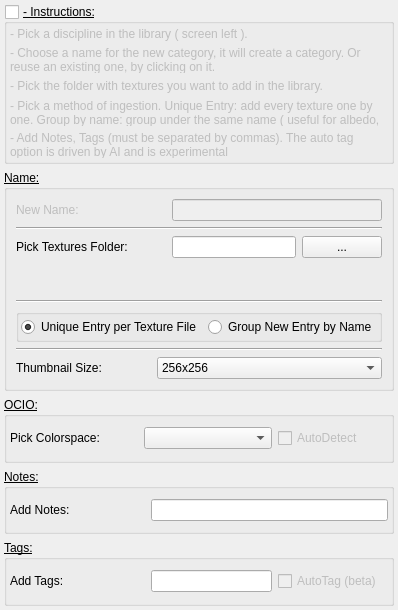
               <widget class="QWidget" name="scrollAreaWidgetContents_4">
                <property name="geometry">
                 <rect>
                  <x>0</x>
                  <y>0</y>
                  <width>391</width>
                  <height>610</height>
                 </rect>
                </property>
                <layout class="QVBoxLayout" name="verticalLayout_77">
                 <property name="leftMargin">
                  <number>4</number>
                 </property>
                 <property name="topMargin">
                  <number>4</number>
                 </property>
                 <property name="rightMargin">
                  <number>4</number>
                 </property>
                 <property name="bottomMargin">
                  <number>4</number>
                 </property>
                 <item>
                  <widget class="QGroupBox" name="groupBox_sgInstructionsAdd_2">
                   <property name="minimumSize">
                    <size>
                     <width>0</width>
                     <height>160</height>
                    </size>
                   </property>
                   <property name="maximumSize">
                    <size>
                     <width>16777215</width>
                     <height>160</height>
                    </size>
                   </property>
                   <property name="font">
                    <font>
                     <pointsize>9</pointsize>
                     <bold>false</bold>
                     <underline>true</underline>
                    </font>
                   </property>
                   <property name="title">
                    <string>- Instructions:</string>
                   </property>
                   <property name="flat">
                    <bool>false</bool>
                   </property>
                   <property name="checkable">
                    <bool>true</bool>
                   </property>
                   <property name="checked">
                    <bool>false</bool>
                   </property>
                   <layout class="QVBoxLayout" name="verticalLayout_15">
                    <property name="leftMargin">
                     <number>3</number>
                    </property>
                    <property name="topMargin">
                     <number>3</number>
                    </property>
                    <property name="rightMargin">
                     <number>3</number>
                    </property>
                    <property name="bottomMargin">
                     <number>3</number>
                    </property>
                    <item>
                     <widget class="QLabel" name="label_sgInstructionsAdd_line01_2">
                      <property name="font">
                       <font>
                        <pointsize>9</pointsize>
                        <bold>false</bold>
                        <underline>false</underline>
                       </font>
                      </property>
                      <property name="text">
                       <string>- Pick a discipline in the library ( screen left ).</string>
                      </property>
                      <property name="wordWrap">
                       <bool>true</bool>
                      </property>
                     </widget>
                    </item>
                    <item>
                     <widget class="QLabel" name="label_sgInstructionsAdd_line02_2">
                      <property name="font">
                       <font>
                        <pointsize>9</pointsize>
                        <bold>false</bold>
                        <underline>false</underline>
                       </font>
                      </property>
                      <property name="text">
                       <string>- Choose a name for the new category, it will create a category. Or reuse an existing one, by clicking on it.</string>
                      </property>
                      <property name="wordWrap">
                       <bool>true</bool>
                      </property>
                     </widget>
                    </item>
                    <item>
                     <widget class="QLabel" name="label_sgInstructionsAdd_line03_2">
                      <property name="font">
                       <font>
                        <pointsize>9</pointsize>
                        <bold>false</bold>
                        <underline>false</underline>
                       </font>
                      </property>
                      <property name="text">
                       <string>- Pick the folder with textures you want to add in the library.</string>
                      </property>
                      <property name="wordWrap">
                       <bool>true</bool>
                      </property>
                     </widget>
                    </item>
                    <item>
                     <widget class="QLabel" name="label_sgInstructionsAdd_line04_2">
                      <property name="font">
                       <font>
                        <pointsize>9</pointsize>
                        <bold>false</bold>
                        <underline>false</underline>
                       </font>
                      </property>
                      <property name="text">
                       <string>- Pick a method of ingestion. Unique Entry: add every texture one by one. Group by name: group under the same name ( useful for albedo, roughness, displacement, etc ... )</string>
                      </property>
                      <property name="wordWrap">
                       <bool>true</bool>
                      </property>
                     </widget>
                    </item>
                    <item>
                     <widget class="QLabel" name="label_sgInstructionsAdd_line05_2">
                      <property name="font">
                       <font>
                        <pointsize>9</pointsize>
                        <bold>false</bold>
                        <underline>false</underline>
                       </font>
                      </property>
                      <property name="text">
                       <string>- Add Notes, Tags (must be separated by commas). The auto tag option is driven by AI and is experimental</string>
                      </property>
                      <property name="wordWrap">
                       <bool>true</bool>
                      </property>
                     </widget>
                    </item>
                   </layout>
                  </widget>
                 </item>
                 <item>
                  <widget class="QGroupBox" name="groupBox_sgAddTexturesFromFolder">
                   <property name="font">
                    <font>
                     <pointsize>9</pointsize>
                     <bold>false</bold>
                     <underline>true</underline>
                    </font>
                   </property>
                   <property name="title">
                    <string>Name:</string>
                   </property>
                   <layout class="QVBoxLayout" name="verticalLayout_6">
                    <item>
                     <layout class="QHBoxLayout" name="horizontalLayout_80">
                      <item>
                       <widget class="QLabel" name="label_3">
                        <property name="enabled">
                         <bool>false</bool>
                        </property>
                        <property name="minimumSize">
                         <size>
                          <width>150</width>
                          <height>0</height>
                         </size>
                        </property>
                        <property name="maximumSize">
                         <size>
                          <width>150</width>
                          <height>16777215</height>
                         </size>
                        </property>
                        <property name="font">
                         <font>
                          <pointsize>9</pointsize>
                          <bold>false</bold>
                          <underline>false</underline>
                         </font>
                        </property>
                        <property name="text">
                         <string>New Name:</string>
                        </property>
                       </widget>
                      </item>
                      <item>
                       <widget class="QLineEdit" name="lineEdit_sgTexturesNewName">
                        <property name="enabled">
                         <bool>false</bool>
                        </property>
                        <property name="font">
                         <font>
                          <pointsize>9</pointsize>
                          <bold>false</bold>
                          <underline>false</underline>
                         </font>
                        </property>
                        <property name="toolTip">
                         <string>&lt;html&gt;&lt;head/&gt;&lt;body&gt;&lt;p&gt;Pick the folder where thetexture you want to add to the Library lives. The script will find pattern and add them&lt;/p&gt;&lt;/body&gt;&lt;/html&gt;</string>
                        </property>
                        <property name="readOnly">
                         <bool>true</bool>
                        </property>
                       </widget>
                      </item>
                     </layout>
                    </item>
                    <item>
                     <widget class="Line" name="line_23">
                      <property name="orientation">
                       <enum>Qt::Horizontal</enum>
                      </property>
                     </widget>
                    </item>
                    <item>
                     <layout class="QHBoxLayout" name="horizontalLayout_21">
                      <item>
                       <widget class="QLabel" name="label_sgPickFolder">
                        <property name="minimumSize">
                         <size>
                          <width>150</width>
                          <height>0</height>
                         </size>
                        </property>
                        <property name="maximumSize">
                         <size>
                          <width>150</width>
                          <height>16777215</height>
                         </size>
                        </property>
                        <property name="font">
                         <font>
                          <pointsize>9</pointsize>
                          <bold>false</bold>
                          <underline>false</underline>
                         </font>
                        </property>
                        <property name="text">
                         <string>Pick Textures Folder:        </string>
                        </property>
                       </widget>
                      </item>
                      <item>
                       <widget class="QLineEdit" name="lineEdit_sgFolderTexturesEntry">
                        <property name="enabled">
                         <bool>true</bool>
                        </property>
                        <property name="font">
                         <font>
                          <pointsize>9</pointsize>
                          <bold>false</bold>
                          <underline>false</underline>
                         </font>
                        </property>
                        <property name="toolTip">
                         <string>&lt;html&gt;&lt;head/&gt;&lt;body&gt;&lt;p&gt;Pick the folder where thetexture you want to add to the Library lives. The script will find pattern and add them&lt;/p&gt;&lt;/body&gt;&lt;/html&gt;</string>
                        </property>
                        <property name="readOnly">
                         <bool>true</bool>
                        </property>
                       </widget>
                      </item>
                      <item>
                       <widget class="QPushButton" name="pushButton_sg_PickFolderTexturesEntry">
                        <property name="minimumSize">
                         <size>
                          <width>80</width>
                          <height>0</height>
                         </size>
                        </property>
                        <property name="maximumSize">
                         <size>
                          <width>80</width>
                          <height>16777215</height>
                         </size>
                        </property>
                        <property name="font">
                         <font>
                          <pointsize>9</pointsize>
                          <bold>false</bold>
                          <underline>false</underline>
                         </font>
                        </property>
                        <property name="cursor">
                         <cursorShape>PointingHandCursor</cursorShape>
                        </property>
                        <property name="text">
                         <string>...</string>
                        </property>
                       </widget>
                      </item>
                     </layout>
                    </item>
                    <item>
                     <widget class="QLabel" name="label_sgFoundTextureFolder">
                      <property name="minimumSize">
                       <size>
                        <width>0</width>
                        <height>30</height>
                       </size>
                      </property>
                      <property name="maximumSize">
                       <size>
                        <width>16777215</width>
                        <height>30</height>
                       </size>
                      </property>
                      <property name="font">
                       <font>
                        <pointsize>9</pointsize>
                        <bold>false</bold>
                        <underline>false</underline>
                       </font>
                      </property>
                      <property name="text">
                       <string/>
                      </property>
                     </widget>
                    </item>
                    <item>
                     <layout class="QHBoxLayout" name="horizontalLayout_20"/>
                    </item>
                    <item>
                     <widget class="Line" name="line_9">
                      <property name="orientation">
                       <enum>Qt::Horizontal</enum>
                      </property>
                     </widget>
                    </item>
                    <item>
                     <widget class="QGroupBox" name="groupBox_TexturesUnique">
                      <property name="title">
                       <string/>
                      </property>
                      <layout class="QVBoxLayout" name="verticalLayout_98">
                       <property name="leftMargin">
                        <number>2</number>
                       </property>
                       <property name="topMargin">
                        <number>2</number>
                       </property>
                       <property name="rightMargin">
                        <number>2</number>
                       </property>
                       <property name="bottomMargin">
                        <number>2</number>
                       </property>
                       <item>
                        <layout class="QHBoxLayout" name="horizontalLayout_11">
                         <item>
                          <widget class="QRadioButton" name="radioButton_sgUniqueEntryText">
                           <property name="font">
                            <font>
                             <pointsize>9</pointsize>
                             <bold>false</bold>
                             <underline>false</underline>
                            </font>
                           </property>
                           <property name="text">
                            <string>Unique Entry per Texture File</string>
                           </property>
                           <property name="checked">
                            <bool>true</bool>
                           </property>
                          </widget>
                         </item>
                         <item>
                          <widget class="QRadioButton" name="radioButton_sgGroupEntryText">
                           <property name="font">
                            <font>
                             <pointsize>9</pointsize>
                             <bold>false</bold>
                             <underline>false</underline>
                            </font>
                           </property>
                           <property name="text">
                            <string>Group New Entry by Name</string>
                           </property>
                          </widget>
                         </item>
                        </layout>
                       </item>
                      </layout>
                     </widget>
                    </item>
                    <item>
                     <widget class="Line" name="line_11">
                      <property name="orientation">
                       <enum>Qt::Horizontal</enum>
                      </property>
                     </widget>
                    </item>
                    <item>
                     <layout class="QHBoxLayout" name="horizontalLayout_24">
                      <item>
                       <widget class="QLabel" name="label_sgPreviewTextRes">
                        <property name="minimumSize">
                         <size>
                          <width>135</width>
                          <height>0</height>
                         </size>
                        </property>
                        <property name="maximumSize">
                         <size>
                          <width>135</width>
                          <height>16777215</height>
                         </size>
                        </property>
                        <property name="font">
                         <font>
                          <pointsize>9</pointsize>
                          <bold>false</bold>
                          <underline>false</underline>
                         </font>
                        </property>
                        <property name="text">
                         <string>Thumbnail Size:</string>
                        </property>
                       </widget>
                      </item>
                      <item>
                       <widget class="QComboBox" name="comboBox_sgPreviewTextRes">
                        <property name="maximumSize">
                         <size>
                          <width>16777215</width>
                          <height>16777215</height>
                         </size>
                        </property>
                        <property name="font">
                         <font>
                          <pointsize>9</pointsize>
                          <bold>false</bold>
                          <underline>false</underline>
                         </font>
                        </property>
                        <item>
                         <property name="text">
                          <string>256x256</string>
                         </property>
                        </item>
                        <item>
                         <property name="text">
                          <string>512x512</string>
                         </property>
                        </item>
                       </widget>
                      </item>
                     </layout>
                    </item>
                   </layout>
                  </widget>
                 </item>
                 <item>
                  <widget class="QGroupBox" name="groupBox_sgAddTextOCIO">
                   <property name="font">
                    <font>
                     <pointsize>9</pointsize>
                     <bold>false</bold>
                     <underline>true</underline>
                    </font>
                   </property>
                   <property name="title">
                    <string>OCIO:</string>
                   </property>
                   <layout class="QVBoxLayout" name="verticalLayout_22">
                    <property name="leftMargin">
                     <number>3</number>
                    </property>
                    <property name="topMargin">
                     <number>3</number>
                    </property>
                    <property name="rightMargin">
                     <number>3</number>
                    </property>
                    <property name="bottomMargin">
                     <number>3</number>
                    </property>
                    <item>
                     <layout class="QHBoxLayout" name="horizontalLayout_31">
                      <item>
                       <widget class="QLabel" name="label_sgLTOCIO">
                        <property name="maximumSize">
                         <size>
                          <width>135</width>
                          <height>16777215</height>
                         </size>
                        </property>
                        <property name="font">
                         <font>
                          <pointsize>9</pointsize>
                          <bold>false</bold>
                          <underline>false</underline>
                         </font>
                        </property>
                        <property name="text">
                         <string>Pick Colorspace:</string>
                        </property>
                       </widget>
                      </item>
                      <item>
                       <widget class="QComboBox" name="comboBox_sgLTOCIO">
                        <property name="font">
                         <font>
                          <pointsize>9</pointsize>
                          <bold>false</bold>
                          <underline>false</underline>
                         </font>
                        </property>
                       </widget>
                      </item>
                      <item>
                       <widget class="QCheckBox" name="checkBox_sgLTAutoOCIO">
                        <property name="enabled">
                         <bool>false</bool>
                        </property>
                        <property name="minimumSize">
                         <size>
                          <width>110</width>
                          <height>0</height>
                         </size>
                        </property>
                        <property name="maximumSize">
                         <size>
                          <width>110</width>
                          <height>16777215</height>
                         </size>
                        </property>
                        <property name="font">
                         <font>
                          <pointsize>9</pointsize>
                          <bold>false</bold>
                          <underline>false</underline>
                         </font>
                        </property>
                        <property name="text">
                         <string>AutoDetect</string>
                        </property>
                       </widget>
                      </item>
                     </layout>
                    </item>
                   </layout>
                  </widget>
                 </item>
                 <item>
                  <widget class="QGroupBox" name="groupBox_sgAddTextureNotes">
                   <property name="font">
                    <font>
                     <pointsize>9</pointsize>
                     <bold>false</bold>
                     <underline>true</underline>
                    </font>
                   </property>
                   <property name="title">
                    <string>Notes:</string>
                   </property>
                   <layout class="QVBoxLayout" name="verticalLayout_16">
                    <property name="leftMargin">
                     <number>3</number>
                    </property>
                    <property name="topMargin">
                     <number>3</number>
                    </property>
                    <property name="rightMargin">
                     <number>3</number>
                    </property>
                    <property name="bottomMargin">
                     <number>3</number>
                    </property>
                    <item>
                     <layout class="QHBoxLayout" name="horizontalLayout_26">
                      <item>
                       <widget class="QLabel" name="label_sgLTNotes">
                        <property name="minimumSize">
                         <size>
                          <width>135</width>
                          <height>0</height>
                         </size>
                        </property>
                        <property name="font">
                         <font>
                          <pointsize>9</pointsize>
                          <bold>false</bold>
                          <underline>false</underline>
                         </font>
                        </property>
                        <property name="text">
                         <string>Add Notes:                  </string>
                        </property>
                       </widget>
                      </item>
                      <item>
                       <widget class="QLineEdit" name="lineEdit_sgTexturesAddNotes">
                        <property name="font">
                         <font>
                          <pointsize>9</pointsize>
                          <bold>false</bold>
                          <underline>false</underline>
                         </font>
                        </property>
                        <property name="toolTip">
                         <string>&lt;html&gt;&lt;head/&gt;&lt;body&gt;&lt;p&gt;Add any tags to your entry, in the future a search option will added &lt;/p&gt;&lt;/body&gt;&lt;/html&gt;</string>
                        </property>
                       </widget>
                      </item>
                     </layout>
                    </item>
                   </layout>
                  </widget>
                 </item>
                 <item>
                  <widget class="QGroupBox" name="groupBox_sgAddTexTags">
                   <property name="font">
                    <font>
                     <pointsize>9</pointsize>
                     <bold>false</bold>
                     <underline>true</underline>
                    </font>
                   </property>
                   <property name="title">
                    <string>Tags:</string>
                   </property>
                   <layout class="QVBoxLayout" name="verticalLayout_14">
                    <property name="leftMargin">
                     <number>3</number>
                    </property>
                    <property name="topMargin">
                     <number>3</number>
                    </property>
                    <property name="rightMargin">
                     <number>3</number>
                    </property>
                    <property name="bottomMargin">
                     <number>3</number>
                    </property>
                    <item>
                     <layout class="QHBoxLayout" name="horizontalLayout_9">
                      <item>
                       <widget class="QLabel" name="label_sgTexturesAddTag">
                        <property name="minimumSize">
                         <size>
                          <width>135</width>
                          <height>0</height>
                         </size>
                        </property>
                        <property name="maximumSize">
                         <size>
                          <width>150</width>
                          <height>16777215</height>
                         </size>
                        </property>
                        <property name="font">
                         <font>
                          <pointsize>9</pointsize>
                          <bold>false</bold>
                          <underline>false</underline>
                         </font>
                        </property>
                        <property name="text">
                         <string>Add Tags:</string>
                        </property>
                       </widget>
                      </item>
                      <item>
                       <widget class="QLineEdit" name="lineEdit_sgTexturesAddTag">
                        <property name="font">
                         <font>
                          <pointsize>9</pointsize>
                          <bold>false</bold>
                          <underline>false</underline>
                         </font>
                        </property>
                        <property name="toolTip">
                         <string>&lt;html&gt;&lt;head/&gt;&lt;body&gt;&lt;p&gt;Pick the folder where thetexture you want to add to the Library lives. The script will find pattern and add them&lt;/p&gt;&lt;/body&gt;&lt;/html&gt;</string>
                        </property>
                       </widget>
                      </item>
                      <item>
                       <widget class="QCheckBox" name="checkBox_sgTexturesAddAutoTag">
                        <property name="enabled">
                         <bool>false</bool>
                        </property>
                        <property name="minimumSize">
                         <size>
                          <width>110</width>
                          <height>0</height>
                         </size>
                        </property>
                        <property name="maximumSize">
                         <size>
                          <width>110</width>
                          <height>16777215</height>
                         </size>
                        </property>
                        <property name="font">
                         <font>
                          <pointsize>9</pointsize>
                          <bold>false</bold>
                          <underline>false</underline>
                         </font>
                        </property>
                        <property name="text">
                         <string>AutoTag (beta)</string>
                        </property>
                       </widget>
                      </item>
                     </layout>
                    </item>
                   </layout>
                  </widget>
                 </item>
                </layout>
               </widget>
